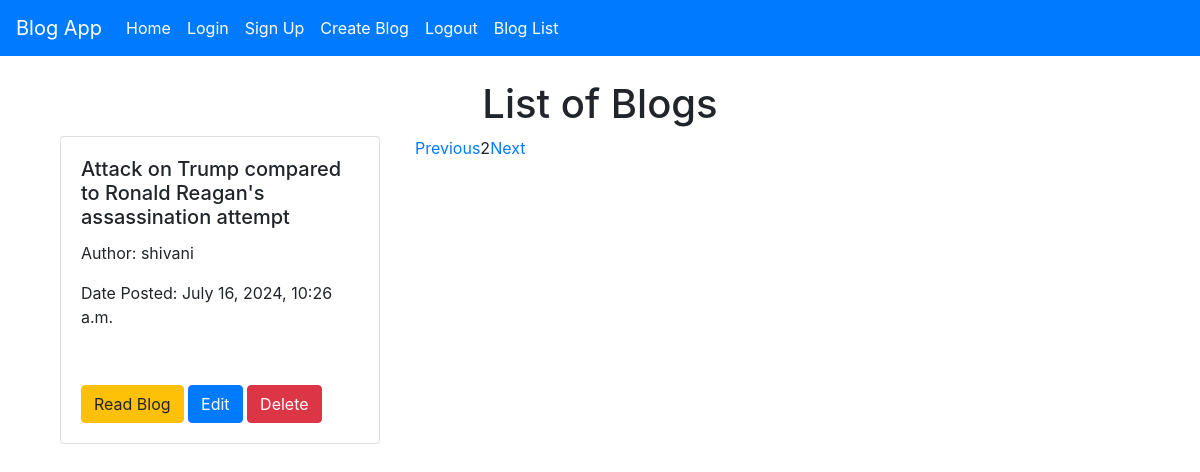
The page /blogs/?page=2 on the database its author committed.
### app/models.py (models this page shows, shortened)
class Blog(models.Model):
    title=models.CharField(max_length=100)
    content=models.TextField()
    author = models.ForeignKey(User, on_delete=models.CASCADE)
    date_posted = models.DateTimeField(auto_now_add=True)

### app/views.py (the view)
# urls.py: path('blogs/', views.blog_list, name='blog-list'),
def blog_list(request):
    blogs = Blog.objects.all().order_by('date_posted')  # Fetch all blogs ordered by date_posted descending
    paginator=Paginator(blogs,1)
    page_number=request.GET.get('page')
    page_obj=paginator.get_page(page_number)
    return render(request, 'blog-list.html', {'blogs': blogs,'page_obj':page_obj})

### app/templates/blog-list.html (shortened to what this page needs)
{% extends "base.html" %}
{% block content %}
    <div class="container">
        <h1 class="text-center">List of Blogs</h1>
        <div class="row">
            {% for blog in page_obj %}
            <div class="col-md-4 shadow">
                <div class="card" style="width: 20rem;">
                    <div class="card-body">
                        <h5 class="card-title">{{ blog.title }}</a></h5>
                        <p>Author: {{ blog.author }}</p>
                        <p>Date Posted: {{ blog.date_posted }}</p>
                    </div>
                    <div class="card-body">
                        <a href="{% url 'blog_detail' blog.id %}" class="btn btn-warning">Read Blog</a>
                        <a href="{% url 'update_blog' blog.pk %}" class="btn btn-primary">Edit</a>
                        <a href="{% url 'delete_blog' blog.pk %}" class="btn btn-danger">Delete</a>
                    </div>
                </div>
            </div>
            {% if page_obj.has_previous %}
            <a href="?page={{ page_obj.previous_page_number }}">Previous</a>
            {% endif %}
             <span>{{page_obj.number}}</span>
            {% if page_obj.has_next %}
                 <a href="?page={{ page_obj.next_page_number }}">Next</a>
            {% endif %}
            {% endfor %}
        </div>
    </div>
    {% endblock %}

### rows shown on the page
Blog: title "Attack on Trump compared to Ronald Reagan's assassination attempt", author "shivani", date_posted "July 16, 2024, 10:26 a.m.", number "2"
